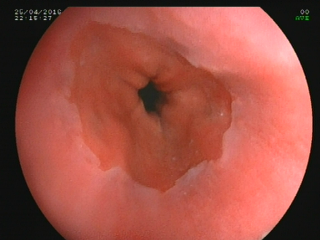
%> input picture DIP course/Project/1.bmp, 320 x 240 px
$ octave Project.m   (GNU Octave 9; MATLAB toolbox functions it lacks are replaced by stand-ins)
%> lines starting %> are read from the running program, lines starting %| are printed output that depends on the picture
clc
clear all
close all
%%
f_co = imread('1.bmp');
%> f_co is the input picture: size 240x320x3 uint8; mean R, G, B 157.3, 80.2, 69
f = rgb2gray(f_co);
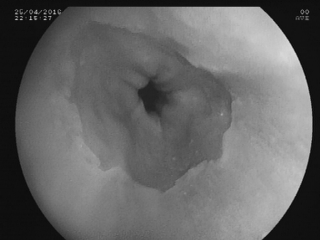
%> f: size 240x320 uint8; min 1, max 220, mean 102.1
figure;imshow(f,[]);title('Original image','FontWeight','bold');
% f = 255*im2double(f);
[M,N] = size(f);
%> M = 240; N = 320
h = imhist(f);figure;plot(h)
%> after `h = imhist(f)`: h = 256 values, max 3799 at index 17, min 0 at index 1, mean 300
% [6 lines of commented-out code are left out]
figure; imshow(f_co(:,:,1),[]);title('RED image','FontWeight','bold');
%> after `imshow(f_co(:,:,1),[])`:
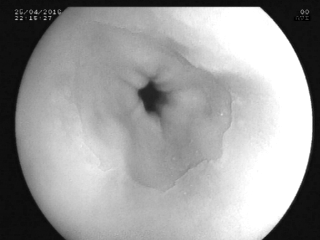
%> displayed picture: size 240x320, on the screen's scale of 0 to 255; min 0, max 255, mean 157.3
figure; imshow(f_co(:,:,2),[]);title('GREEN image','FontWeight','bold');
figure; imshow(f_co(:,:,3),[]);title('BLUE image','FontWeight','bold');
%> after `imshow(f_co(:,:,3),[])`:
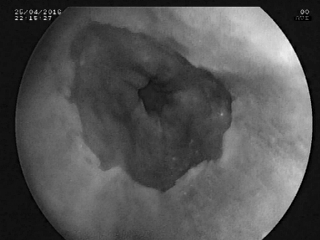
%> displayed picture: size 240x320, on the screen's scale of 0 to 255; min 0, max 255, mean 82.6
f=double(f_co(:,:,3));
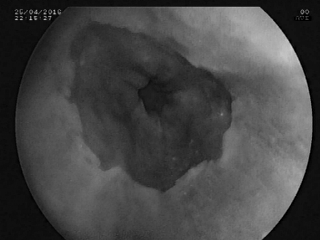
%> f: size 240x320 double; min 0, max 213, mean 69
%% Apply "Gamma Correction" Method
gamma = 1.5;
g = 255^(1-gamma).*(double(f).^gamma);
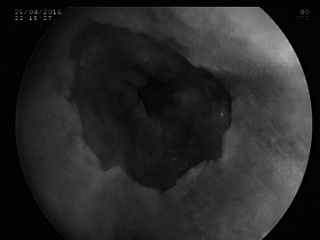
%> g: size 240x320 double; min 0, max 194.7, mean 40.4

figure ; imshow(g,[]); title(['Apply "Gamma Correction" with  \gamma = ' num2str(gamma) ]);
% fig = gcf;
% set(fig.Children,'FontName','Times','FontSize',20);
% set(gca,'LooseInset', max(get(gca,'TightInset'), 0.02))

%%%% Plot Histogram
h1 = imhist(uint8(g));
%> h1 = 256 values, max 7391 at index 5, min 0 at index 88, mean 300
t=0:255;
figure ; plot(t,h1,'-','linewidth',2); title(['Histogram of Image by Applying Gamma Correction \gamma= ' num2str(gamma)]);
xlabel('Intensity'); ylabel('Number of Pixel'); xlim([0 255])
% fig = gcf;
% set(fig.Children,'FontName','Times','FontSize',20);
% set(gca,'LooseInset', max(get(gca,'TightInset'), 0.02))
%% Produce Noisy A and Diffuse and Denoise it////////////////////////////
An=g;
dx=1;dy=1;a=1;
figure,imshow(An,[]),title('Noisy A','FontWeight','bold')
k=2;kk=0.125;
%> (the run ends here)
